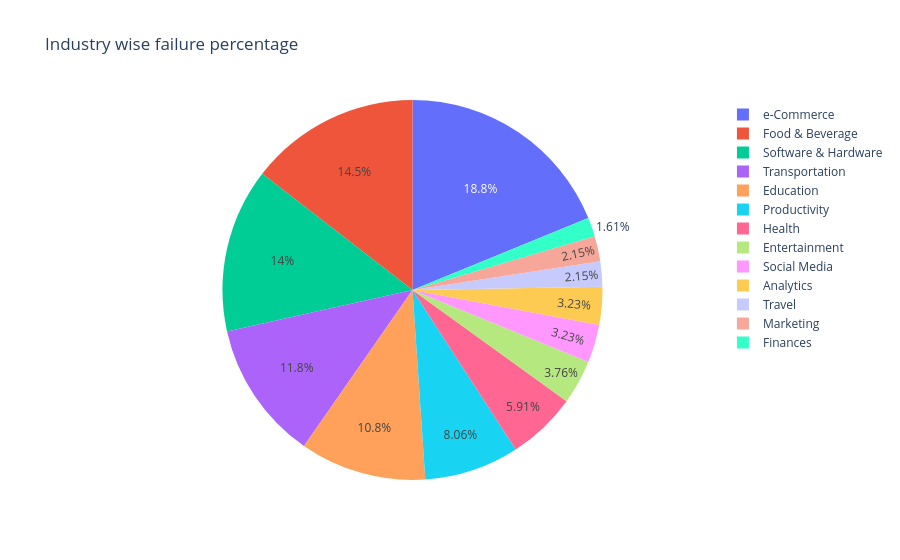

The cell this chart's notebook holds for it:
### Markdown cell above
United stated has the highest number of startups failed followed by india.

### Code cell
fig=px.pie(df,names="Industry",title="Industry wise failure percentage")
fig.show()

### Figure 1 — Plotly figure (JSON) as saved in the notebook; plotly's stock layout.template omitted (floating-point values rounded to 4 significant figures; data arrays with more than 128 entries replaced by an {"elided": "..."} marker saying what was removed)
{"data": [{"domain": {"x": [0, 1], "y": [0, 1]}, "hovertemplate": "Industry=%{label}<extra></extra>", "labels": {"elided": "186 str values"}, "legendgroup": "", "name": "", "showlegend": true, "type": "pie"}], "layout": {"legend": {"tracegroupgap": 0}, "title": {"text": "Industry wise failure percentage"}}}
